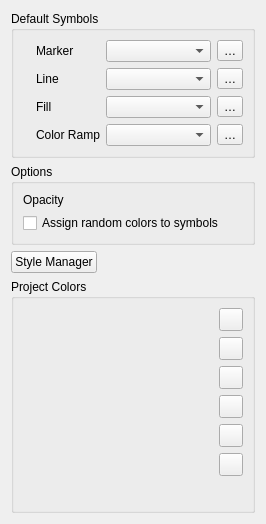
             <widget class="QWidget" name="scrollAreaWidgetContents_4">
              <property name="geometry">
               <rect>
                <x>0</x>
                <y>0</y>
                <width>266</width>
                <height>524</height>
               </rect>
              </property>
              <layout class="QVBoxLayout" name="verticalLayout_12">
               <item>
                <widget class="QgsCollapsibleGroupBox" name="groupBox">
                 <property name="title">
                  <string>Default Symbols</string>
                 </property>
                 <property name="syncGroup" stdset="0">
                  <string notr="true">projstyles</string>
                 </property>
                 <layout class="QGridLayout" name="gridLayout_11">
                  <property name="leftMargin">
                   <number>9</number>
                  </property>
                  <item row="0" column="5">
                   <widget class="QToolButton" name="pbtnStyleMarker">
                    <property name="toolTip">
                     <string>Edit symbol</string>
                    </property>
                    <property name="text">
                     <string>…</string>
                    </property>
                    <property name="icon">
                     <iconset resource="../../images/images.qrc">
                      <normaloff>:/images/themes/default/symbologyEdit.svg</normaloff>:/images/themes/default/symbologyEdit.svg</iconset>
                    </property>
                   </widget>
                  </item>
                  <item row="1" column="2">
                   <widget class="QLabel" name="lblStyleLine">
                    <property name="text">
                     <string>Line</string>
                    </property>
                    <property name="margin">
                     <number>5</number>
                    </property>
                   </widget>
                  </item>
                  <item row="3" column="0">
                   <widget class="QLabel" name="label_14">
                    <property name="sizePolicy">
                     <sizepolicy hsizetype="Fixed" vsizetype="Preferred">
                      <horstretch>0</horstretch>
                      <verstretch>0</verstretch>
                     </sizepolicy>
                    </property>
                    <property name="text">
                     <string/>
                    </property>
                    <property name="pixmap">
                     <pixmap resource="../../images/images.qrc">:/images/themes/default/styleicons/color.svg</pixmap>
                    </property>
                   </widget>
                  </item>
                  <item row="2" column="0">
                   <widget class="QLabel" name="pixStyleFill">
                    <property name="sizePolicy">
                     <sizepolicy hsizetype="Fixed" vsizetype="Preferred">
                      <horstretch>0</horstretch>
                      <verstretch>0</verstretch>
                     </sizepolicy>
                    </property>
                    <property name="text">
                     <string/>
                    </property>
                    <property name="pixmap">
                     <pixmap resource="../../images/images.qrc">:/images/themes/default/mIconPolygonLayer.svg</pixmap>
                    </property>
                   </widget>
                  </item>
                  <item row="1" column="5">
                   <widget class="QToolButton" name="pbtnStyleLine">
                    <property name="toolTip">
                     <string>Edit symbol</string>
                    </property>
                    <property name="text">
                     <string>…</string>
                    </property>
                    <property name="icon">
                     <iconset resource="../../images/images.qrc">
                      <normaloff>:/images/themes/default/symbologyEdit.svg</normaloff>:/images/themes/default/symbologyEdit.svg</iconset>
                    </property>
                   </widget>
                  </item>
                  <item row="1" column="0">
                   <widget class="QLabel" name="pixStyleLine">
                    <property name="sizePolicy">
                     <sizepolicy hsizetype="Fixed" vsizetype="Preferred">
                      <horstretch>0</horstretch>
                      <verstretch>0</verstretch>
                     </sizepolicy>
                    </property>
                    <property name="text">
                     <string/>
                    </property>
                    <property name="pixmap">
                     <pixmap resource="../../images/images.qrc">:/images/themes/default/mIconLineLayer.svg</pixmap>
                    </property>
                   </widget>
                  </item>
                  <item row="2" column="4">
                   <widget class="QComboBox" name="cboStyleFill">
                    <property name="sizePolicy">
                     <sizepolicy hsizetype="Expanding" vsizetype="Fixed">
                      <horstretch>0</horstretch>
                      <verstretch>0</verstretch>
                     </sizepolicy>
                    </property>
                    <property name="sizeAdjustPolicy">
                     <enum>QComboBox::AdjustToMinimumContentsLength</enum>
                    </property>
                   </widget>
                  </item>
                  <item row="3" column="2">
                   <widget class="QLabel" name="lblStyleColorRamp">
                    <property name="text">
                     <string>Color Ramp</string>
                    </property>
                    <property name="margin">
                     <number>5</number>
                    </property>
                   </widget>
                  </item>
                  <item row="0" column="4">
                   <widget class="QComboBox" name="cboStyleMarker">
                    <property name="sizePolicy">
                     <sizepolicy hsizetype="Expanding" vsizetype="Fixed">
                      <horstretch>0</horstretch>
                      <verstretch>0</verstretch>
                     </sizepolicy>
                    </property>
                    <property name="sizeAdjustPolicy">
                     <enum>QComboBox::AdjustToMinimumContentsLength</enum>
                    </property>
                   </widget>
                  </item>
                  <item row="0" column="0">
                   <widget class="QLabel" name="pixStyleMarker">
                    <property name="sizePolicy">
                     <sizepolicy hsizetype="Fixed" vsizetype="Preferred">
                      <horstretch>0</horstretch>
                      <verstretch>0</verstretch>
                     </sizepolicy>
                    </property>
                    <property name="text">
                     <string/>
                    </property>
                    <property name="pixmap">
                     <pixmap resource="../../images/images.qrc">:/images/themes/default/mIconPointLayer.svg</pixmap>
                    </property>
                   </widget>
                  </item>
                  <item row="0" column="2">
                   <widget class="QLabel" name="lblStyleMarker">
                    <property name="text">
                     <string>Marker</string>
                    </property>
                    <property name="margin">
                     <number>5</number>
                    </property>
                   </widget>
                  </item>
                  <item row="2" column="5">
                   <widget class="QToolButton" name="pbtnStyleFill">
                    <property name="toolTip">
                     <string>Edit symbol</string>
                    </property>
                    <property name="text">
                     <string>…</string>
                    </property>
                    <property name="icon">
                     <iconset resource="../../images/images.qrc">
                      <normaloff>:/images/themes/default/symbologyEdit.svg</normaloff>:/images/themes/default/symbologyEdit.svg</iconset>
                    </property>
                   </widget>
                  </item>
                  <item row="2" column="2">
                   <widget class="QLabel" name="lblStyleFill">
                    <property name="text">
                     <string>Fill</string>
                    </property>
                    <property name="margin">
                     <number>5</number>
                    </property>
                   </widget>
                  </item>
                  <item row="1" column="4">
                   <widget class="QComboBox" name="cboStyleLine">
                    <property name="sizePolicy">
                     <sizepolicy hsizetype="Expanding" vsizetype="Fixed">
                      <horstretch>0</horstretch>
                      <verstretch>0</verstretch>
                     </sizepolicy>
                    </property>
                    <property name="sizeAdjustPolicy">
                     <enum>QComboBox::AdjustToMinimumContentsLength</enum>
                    </property>
                   </widget>
                  </item>
                  <item row="3" column="4">
                   <widget class="QComboBox" name="cboStyleColorRamp">
                    <property name="sizePolicy">
                     <sizepolicy hsizetype="Expanding" vsizetype="Fixed">
                      <horstretch>0</horstretch>
                      <verstretch>0</verstretch>
                     </sizepolicy>
                    </property>
                    <property name="sizeAdjustPolicy">
                     <enum>QComboBox::AdjustToMinimumContentsLength</enum>
                    </property>
                   </widget>
                  </item>
                  <item row="3" column="5">
                   <widget class="QToolButton" name="pbtnStyleColorRamp">
                    <property name="toolTip">
                     <string>Edit symbol</string>
                    </property>
                    <property name="text">
                     <string>…</string>
                    </property>
                    <property name="icon">
                     <iconset resource="../../images/images.qrc">
                      <normaloff>:/images/themes/default/symbologyEdit.svg</normaloff>:/images/themes/default/symbologyEdit.svg</iconset>
                    </property>
                   </widget>
                  </item>
                 </layout>
                </widget>
               </item>
               <item>
                <widget class="QgsCollapsibleGroupBox" name="groupBox_2">
                 <property name="title">
                  <string>Options</string>
                 </property>
                 <property name="syncGroup" stdset="0">
                  <string notr="true">projstyles</string>
                 </property>
                 <layout class="QVBoxLayout" name="verticalLayout_18">
                  <item>
                   <layout class="QHBoxLayout" name="horizontalLayout_6" stretch="0,1">
                    <item>
                     <widget class="QLabel" name="label_27">
                      <property name="text">
                       <string>Opacity</string>
                      </property>
                     </widget>
                    </item>
                    <item>
                     <widget class="QgsOpacityWidget" name="mDefaultOpacityWidget" native="true">
                      <property name="focusPolicy">
                       <enum>Qt::StrongFocus</enum>
                      </property>
                     </widget>
                    </item>
                   </layout>
                  </item>
                  <item>
                   <widget class="QCheckBox" name="cbxStyleRandomColors">
                    <property name="text">
                     <string>Assign random colors to symbols</string>
                    </property>
                   </widget>
                  </item>
                 </layout>
                </widget>
               </item>
               <item>
                <layout class="QHBoxLayout" name="horizontalLayout_3">
                 <item>
                  <widget class="QPushButton" name="pbtnStyleManager">
                   <property name="text">
                    <string>Style Manager</string>
                   </property>
                   <property name="icon">
                    <iconset resource="../../images/images.qrc">
                     <normaloff>:/images/themes/default/mActionStyleManager.svg</normaloff>:/images/themes/default/mActionStyleManager.svg</iconset>
                   </property>
                  </widget>
                 </item>
                 <item>
                  <spacer name="horizontalSpacer">
                   <property name="orientation">
                    <enum>Qt::Horizontal</enum>
                   </property>
                   <property name="sizeHint" stdset="0">
                    <size>
                     <width>40</width>
                     <height>20</height>
                    </size>
                   </property>
                  </spacer>
                 </item>
                </layout>
               </item>
               <item>
                <widget class="QgsCollapsibleGroupBox" name="groupBox_7">
                 <property name="title">
                  <string>Project Colors</string>
                 </property>
                 <layout class="QGridLayout" name="gridLayout_12">
                  <item row="2" column="1">
                   <widget class="QToolButton" name="mButtonCopyColors">
                    <property name="toolTip">
                     <string>Copy colors</string>
                    </property>
                    <property name="text">
                     <string/>
                    </property>
                    <property name="icon">
                     <iconset resource="../../images/images.qrc">
                      <normaloff>:/images/themes/default/mActionEditCopy.svg</normaloff>:/images/themes/default/mActionEditCopy.svg</iconset>
                    </property>
                   </widget>
                  </item>
                  <item row="6" column="1">
                   <spacer name="verticalSpacer_12">
                    <property name="orientation">
                     <enum>Qt::Vertical</enum>
                    </property>
                    <property name="sizeHint" stdset="0">
                     <size>
                      <width>20</width>
                      <height>40</height>
                     </size>
                    </property>
                   </spacer>
                  </item>
                  <item row="0" column="1">
                   <widget class="QToolButton" name="mButtonAddColor">
                    <property name="toolTip">
                     <string>Add color</string>
                    </property>
                    <property name="text">
                     <string/>
                    </property>
                    <property name="icon">
                     <iconset resource="../../images/images.qrc">
                      <normaloff>:/images/themes/default/symbologyAdd.svg</normaloff>:/images/themes/default/symbologyAdd.svg</iconset>
                    </property>
                   </widget>
                  </item>
                  <item row="3" column="1">
                   <widget class="QToolButton" name="mButtonPasteColors">
                    <property name="toolTip">
                     <string>Paste colors</string>
                    </property>
                    <property name="text">
                     <string/>
                    </property>
                    <property name="icon">
                     <iconset resource="../../images/images.qrc">
                      <normaloff>:/images/themes/default/mActionEditPaste.svg</normaloff>:/images/themes/default/mActionEditPaste.svg</iconset>
                    </property>
                   </widget>
                  </item>
                  <item row="1" column="1">
                   <widget class="QToolButton" name="mButtonRemoveColor">
                    <property name="toolTip">
                     <string>Remove color</string>
                    </property>
                    <property name="text">
                     <string/>
                    </property>
                    <property name="icon">
                     <iconset resource="../../images/images.qrc">
                      <normaloff>:/images/themes/default/symbologyRemove.svg</normaloff>:/images/themes/default/symbologyRemove.svg</iconset>
                    </property>
                   </widget>
                  </item>
                  <item row="0" column="0" rowspan="8">
                   <widget class="QgsColorSchemeList" name="mTreeProjectColors" native="true"/>
                  </item>
                  <item row="4" column="1">
                   <widget class="QToolButton" name="mButtonImportColors">
                    <property name="toolTip">
                     <string>Import colors</string>
                    </property>
                    <property name="statusTip">
                     <string/>
                    </property>
                    <property name="text">
                     <string/>
                    </property>
                    <property name="icon">
                     <iconset resource="../../images/images.qrc">
                      <normaloff>:/images/themes/default/mActionFileOpen.svg</normaloff>:/images/themes/default/mActionFileOpen.svg</iconset>
                    </property>
                   </widget>
                  </item>
                  <item row="5" column="1">
                   <widget class="QToolButton" name="mButtonExportColors">
                    <property name="toolTip">
                     <string>Export colors</string>
                    </property>
                    <property name="text">
                     <string/>
                    </property>
                    <property name="icon">
                     <iconset resource="../../images/images.qrc">
                      <normaloff>:/images/themes/default/mActionFileSave.svg</normaloff>:/images/themes/default/mActionFileSave.svg</iconset>
                    </property>
                   </widget>
                  </item>
                 </layout>
                </widget>
               </item>
              </layout>
             </widget>
